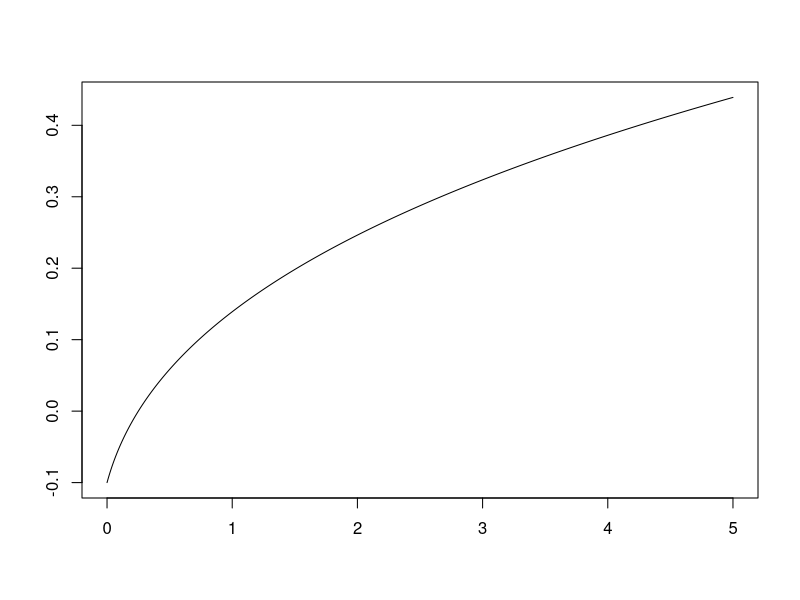

Reproduce this figure in R.

rm(list=ls())

b <- seq(0,5,0.01) #rate of speciation initiation
mu.g <- 0.1 # rate of extinction of good species 
mu.i1 <- 0.2 #rate of extinction of incipient species in stage 1
mu.i2 <- 0.15 #rate of extinction of incipient species in stage 2
lambda1 <- 0.3 #rate of transition from stage 1 to 2
lambda2 <- 0.3 #rate of transition from stage 2 to good species

#sanity check
mu.i1 + lambda1 <= 1
mu.i2 + lambda2 <= 1

leading.eigenvalues <- numeric() 
  
for(i in 1:length(b)){
  
  b.t <- b[i]
  #express the differential equations as a parameter matrix
  r1 <- c(-mu.g,lambda2,0)
  r2 <- c(0,-(mu.i2+lambda2),lambda1)
  r3 <- c(b.t,0,-(mu.i1+lambda1))
  M <- as.matrix(rbind(r1,r2,r3))
  
  leading.eigenvalues[i] <- Re(eigen(M)$values[3])
    
}


plot(b,leading.eigenvalues,type='l',xlab='',ylab='')



